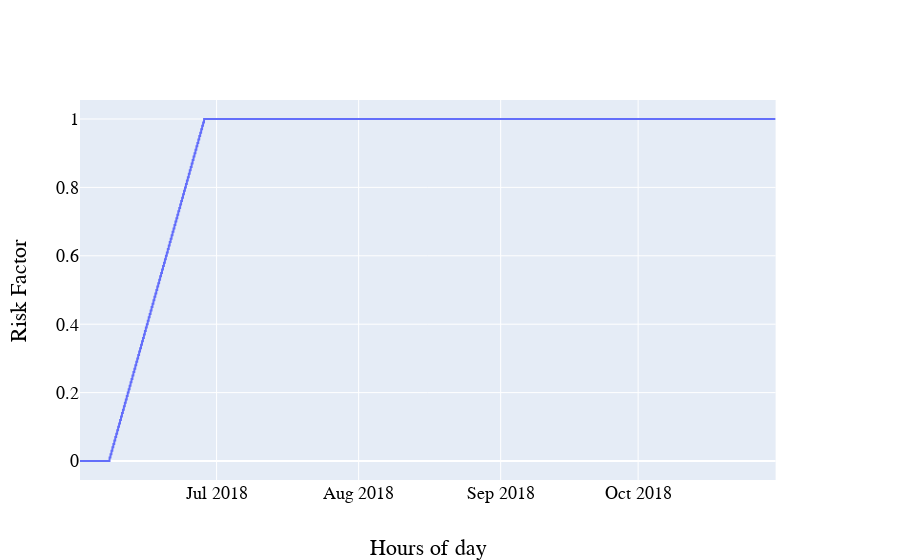

Source (notebook cell):
### Code cell
fig = make_subplots(specs=[[{"secondary_y": True}]])
fig.add_trace(go.Scatter(x=results_nn['timestamp'], y=results_nn['k'], name='k'), secondary_y=False)

# Add figure title
fig.update_layout(
    font=dict(family='Courier New, monospace', size=18, color='black'),
    legend_orientation="h",
    legend=go.layout.Legend(
        x=0.76,
        y=0,
        traceorder="normal",
        font=dict(
            family="Courier New, monospace",
            size=17,
        )),
    )

# Set x-axis title
fig.update_xaxes(title_text="Hours of day")

# Set y-axes titles
fig.update_yaxes(title_text="Risk Factor")

fig.show()

### Figure 1 — Plotly figure (JSON) as saved in the notebook; plotly's stock layout.template omitted (floating-point values rounded to 4 significant figures; data arrays with more than 128 entries replaced by an {"elided": "..."} marker saying what was removed)
{"data": [{"name": "k", "type": "scatter", "x": {"elided": "7288 str values"}, "xaxis": "x", "y": {"elided": "7288 float values"}, "yaxis": "y"}], "layout": {"font": {"color": "black", "family": "Courier New, monospace", "size": 18}, "legend": {"font": {"family": "Courier New, monospace", "size": 17}, "traceorder": "normal", "x": 0.76, "y": 0}, "xaxis": {"anchor": "y", "domain": [0, 0.94], "title": {"text": "Hours of day"}}, "yaxis": {"anchor": "x", "domain": [0, 1], "title": {"text": "Risk Factor"}}, "yaxis2": {"anchor": "x", "overlaying": "y", "side": "right", "title": {"text": "Risk Factor"}}}}
